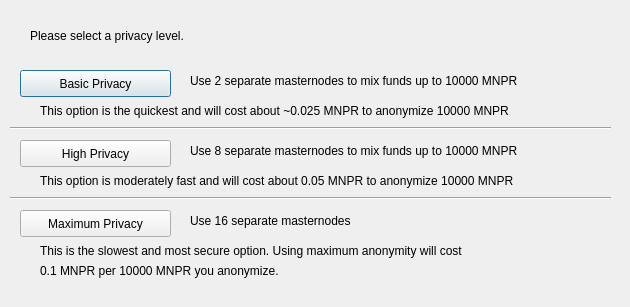
<?xml version="1.0" encoding="UTF-8"?>
<ui version="4.0">
 <class>ObfuscationConfig</class>
 <widget class="QDialog" name="ObfuscationConfig">
  <property name="geometry">
   <rect>
    <x>0</x>
    <y>0</y>
    <width>630</width>
    <height>307</height>
   </rect>
  </property>
  <property name="windowTitle">
   <string>Configure Obfuscation</string>
  </property>
  <widget class="QPushButton" name="buttonBasic">
   <property name="geometry">
    <rect>
     <x>20</x>
     <y>70</y>
     <width>151</width>
     <height>27</height>
    </rect>
   </property>
   <property name="text">
    <string>Basic Privacy</string>
   </property>
  </widget>
  <widget class="QPushButton" name="buttonHigh">
   <property name="geometry">
    <rect>
     <x>20</x>
     <y>140</y>
     <width>151</width>
     <height>27</height>
    </rect>
   </property>
   <property name="text">
    <string>High Privacy</string>
   </property>
  </widget>
  <widget class="QPushButton" name="buttonMax">
   <property name="geometry">
    <rect>
     <x>20</x>
     <y>210</y>
     <width>151</width>
     <height>27</height>
    </rect>
   </property>
   <property name="text">
    <string>Maximum Privacy</string>
   </property>
  </widget>
  <widget class="QLabel" name="label">
   <property name="geometry">
    <rect>
     <x>30</x>
     <y>20</y>
     <width>571</width>
     <height>31</height>
    </rect>
   </property>
   <property name="text">
    <string>Please select a privacy level.</string>
   </property>
  </widget>
  <widget class="QLabel" name="label_2">
   <property name="geometry">
    <rect>
     <x>190</x>
     <y>70</y>
     <width>421</width>
     <height>21</height>
    </rect>
   </property>
   <property name="text">
    <string>Use 2 separate masternodes to mix funds up to 10000 MNPR</string>
   </property>
  </widget>
  <widget class="QLabel" name="label_3">
   <property name="geometry">
    <rect>
     <x>190</x>
     <y>140</y>
     <width>411</width>
     <height>21</height>
    </rect>
   </property>
   <property name="text">
    <string>Use 8 separate masternodes to mix funds up to 10000 MNPR</string>
   </property>
  </widget>
  <widget class="QLabel" name="label_4">
   <property name="geometry">
    <rect>
     <x>190</x>
     <y>210</y>
     <width>421</width>
     <height>21</height>
    </rect>
   </property>
   <property name="text">
    <string>Use 16 separate masternodes</string>
   </property>
  </widget>
  <widget class="QLabel" name="label_6">
   <property name="geometry">
    <rect>
     <x>40</x>
     <y>100</y>
     <width>561</width>
     <height>21</height>
    </rect>
   </property>
   <property name="text">
    <string>This option is the quickest and will cost about ~0.025 MNPR to anonymize 10000 MNPR</string>
   </property>
  </widget>
  <widget class="QLabel" name="label_7">
   <property name="geometry">
    <rect>
     <x>40</x>
     <y>170</y>
     <width>561</width>
     <height>21</height>
    </rect>
   </property>
   <property name="text">
    <string>This option is moderately fast and will cost about 0.05 MNPR to anonymize 10000 MNPR</string>
   </property>
  </widget>
  <widget class="QLabel" name="label_8">
   <property name="geometry">
    <rect>
     <x>40</x>
     <y>240</y>
     <width>561</width>
     <height>21</height>
    </rect>
   </property>
   <property name="text">
    <string>This is the slowest and most secure option. Using maximum anonymity will cost</string>
   </property>
  </widget>
  <widget class="QLabel" name="label_9">
   <property name="geometry">
    <rect>
     <x>40</x>
     <y>260</y>
     <width>561</width>
     <height>21</height>
    </rect>
   </property>
   <property name="text">
    <string>0.1 MNPR per 10000 MNPR you anonymize.</string>
   </property>
  </widget>
  <widget class="Line" name="line">
   <property name="geometry">
    <rect>
     <x>10</x>
     <y>120</y>
     <width>601</width>
     <height>16</height>
    </rect>
   </property>
   <property name="orientation">
    <enum>Qt::Horizontal</enum>
   </property>
  </widget>
  <widget class="Line" name="line_2">
   <property name="geometry">
    <rect>
     <x>10</x>
     <y>190</y>
     <width>601</width>
     <height>16</height>
    </rect>
   </property>
   <property name="orientation">
    <enum>Qt::Horizontal</enum>
   </property>
  </widget>
 </widget>
 <resources/>
 <connections/>
</ui>
